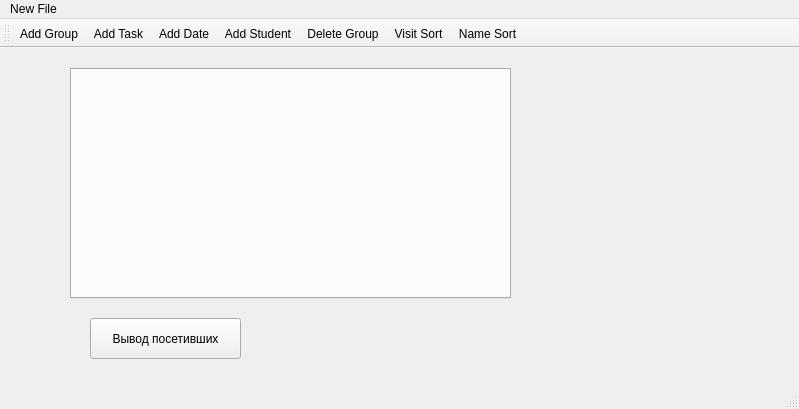
<?xml version="1.0" encoding="UTF-8"?>
<ui version="4.0">
 <class>MainWindow</class>
 <widget class="QMainWindow" name="MainWindow">
  <property name="geometry">
   <rect>
    <x>0</x>
    <y>0</y>
    <width>799</width>
    <height>409</height>
   </rect>
  </property>
  <property name="windowTitle">
   <string>MainWindow</string>
  </property>
  <widget class="QWidget" name="centralwidget">
   <widget class="QTabWidget" name="tabWidget">
    <property name="geometry">
     <rect>
      <x>70</x>
      <y>20</y>
      <width>441</width>
      <height>231</height>
     </rect>
    </property>
   </widget>
   <widget class="QPushButton" name="pushButton">
    <property name="geometry">
     <rect>
      <x>90</x>
      <y>270</y>
      <width>151</width>
      <height>41</height>
     </rect>
    </property>
    <property name="text">
     <string>Вывод посетивших</string>
    </property>
   </widget>
  </widget>
  <widget class="QMenuBar" name="menubar">
   <property name="geometry">
    <rect>
     <x>0</x>
     <y>0</y>
     <width>799</width>
     <height>26</height>
    </rect>
   </property>
   <widget class="QMenu" name="menuNew_File">
    <property name="title">
     <string>New File</string>
    </property>
    <addaction name="actionNew_FIle"/>
    <addaction name="actionOpen_File"/>
    <addaction name="actionSave"/>
   </widget>
   <addaction name="menuNew_File"/>
  </widget>
  <widget class="QStatusBar" name="statusbar"/>
  <widget class="QToolBar" name="toolBar">
   <property name="windowTitle">
    <string>toolBar</string>
   </property>
   <attribute name="toolBarArea">
    <enum>TopToolBarArea</enum>
   </attribute>
   <attribute name="toolBarBreak">
    <bool>false</bool>
   </attribute>
   <addaction name="actionAdd_group"/>
   <addaction name="actionAdd_task"/>
   <addaction name="actionAdd_date"/>
   <addaction name="actionAdd_Student"/>
   <addaction name="actionDelete_Group"/>
   <addaction name="actionVisit_Sort"/>
   <addaction name="actionName_Sort"/>
  </widget>
  <action name="actionAdd_group">
   <property name="text">
    <string>Add Group</string>
   </property>
  </action>
  <action name="actionAdd_task">
   <property name="text">
    <string>Add Task</string>
   </property>
  </action>
  <action name="actionAdd_date">
   <property name="text">
    <string>Add Date</string>
   </property>
  </action>
  <action name="actionAdd_Student">
   <property name="text">
    <string>Add Student</string>
   </property>
  </action>
  <action name="actionDelete_Group">
   <property name="text">
    <string>Delete Group</string>
   </property>
  </action>
  <action name="actionVisit_Sort">
   <property name="text">
    <string>Visit Sort</string>
   </property>
  </action>
  <action name="actionName_Sort">
   <property name="text">
    <string>Name Sort</string>
   </property>
  </action>
  <action name="actionNew_FIle">
   <property name="text">
    <string>New FIle</string>
   </property>
  </action>
  <action name="actionOpen_File">
   <property name="text">
    <string>Open File</string>
   </property>
  </action>
  <action name="actionSave">
   <property name="text">
    <string>Save</string>
   </property>
  </action>
 </widget>
 <resources/>
 <connections/>
</ui>
